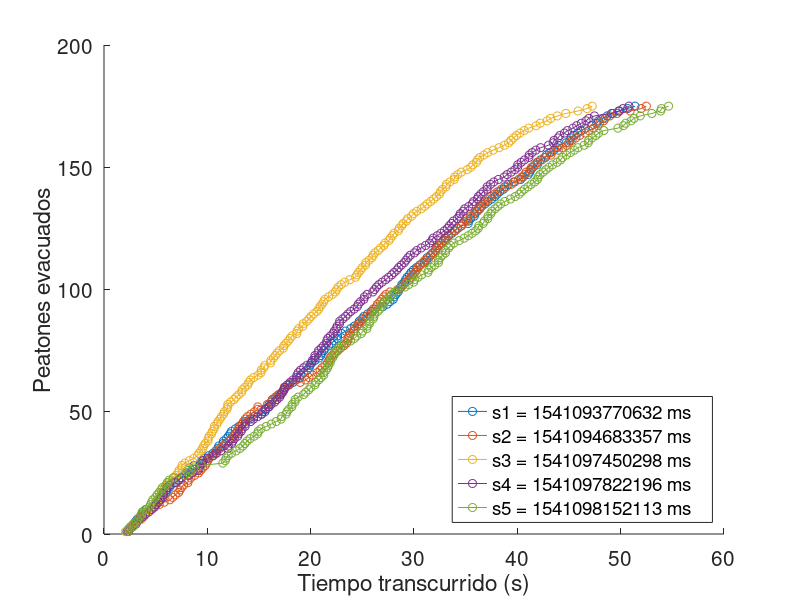
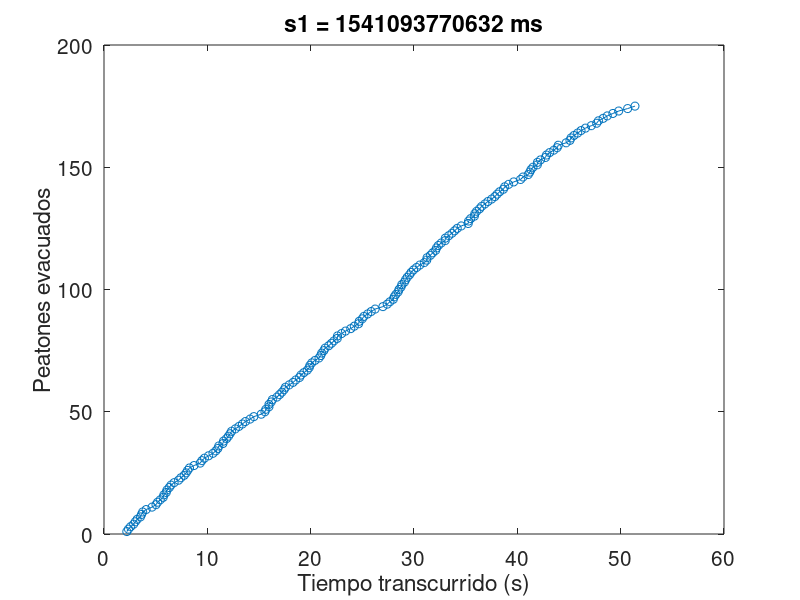
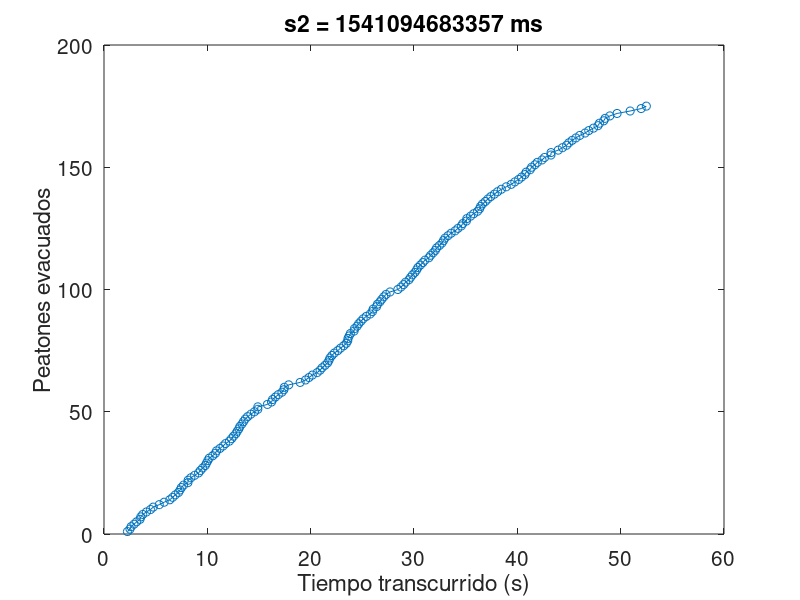
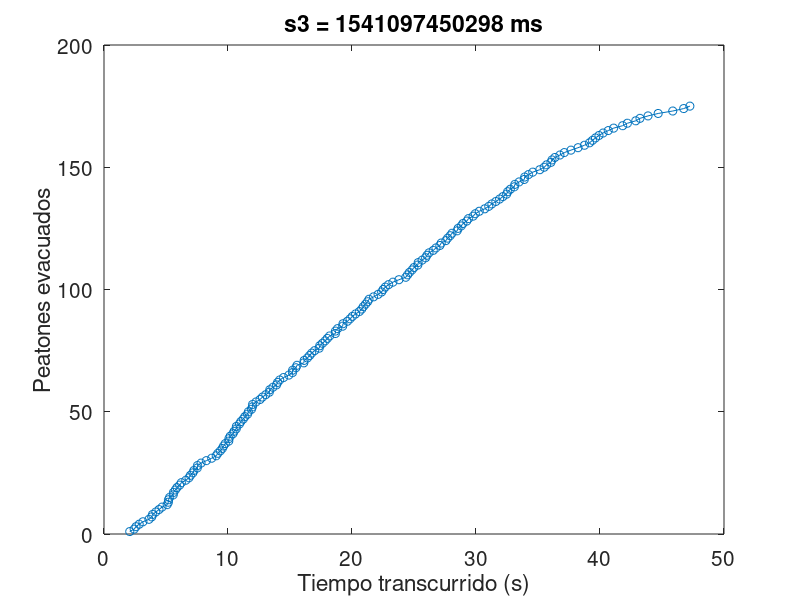

These figures' MATLAB source, in order:
N = 175;
P = 1:1:175;

f1 = fopen('v2.25-1-1541093770632/evacuationTimes.txt', 'r');
t1 = eval(fgets(f1));
fclose(f1);

f2 = fopen('v2.25-2-1541094683357/evacuationTimes.txt', 'r');
t2 = eval(fgets(f2));
fclose(f2);

f3 = fopen('v2.25-3-1541097450298/evacuationTimes.txt', 'r');
t3 = eval(fgets(f3));
fclose(f3);

f4 = fopen('v2.25-4-1541097822196/evacuationTimes.txt', 'r');
t4 = eval(fgets(f4));
fclose(f4);

f5 = fopen('v2.25-5-1541098152113/evacuationTimes.txt', 'r');
t5 = eval(fgets(f5));
fclose(f5);

## GRAFICO PUNTO A
hold on;

plot(t1, P, '-o');
plot(t2, P, '-o');
plot(t3, P, '-o');
plot(t4, P, '-o');
plot(t5, P, '-o');

xlabel('Tiempo transcurrido (s)');
ylabel('Peatones evacuados');

l = legend('s1 = 1541093770632 ms', 's2 = 1541094683357 ms', 's3 = 1541097450298 ms', 's4 = 1541097822196 ms', 's5 = 1541098152113 ms'); 
set(l, "fontsize", 15, "location", "southeast");
set(gca, "fontsize", 15);

print -dpng "pointAGraph.png";

hold off;
##

## GRAFICOS INDIVIDUALES
newplot();

plot(t1, P, '-o');
title('s1 = 1541093770632 ms');
xlabel('Tiempo transcurrido (s)');
ylabel('Peatones evacuados');
set(gca, "fontsize", 15);
print -dpng "pointAGraph1.png";

plot(t2, P, '-o');
title('s2 = 1541094683357 ms');
xlabel('Tiempo transcurrido (s)');
ylabel('Peatones evacuados');
set(gca, "fontsize", 15);
print -dpng "pointAGraph2.png";

plot(t3, P, '-o');
title('s3 = 1541097450298 ms');
xlabel('Tiempo transcurrido (s)');
ylabel('Peatones evacuados');
set(gca, "fontsize", 15);
print -dpng "pointAGraph3.png";

plot(t4, P, '-o');
title('s4 = 1541097822196 ms');
xlabel('Tiempo transcurrido (s)');
ylabel('Peatones evacuados');
set(gca, "fontsize", 15);
print -dpng "pointAGraph4.png";

plot(t5, P, '-o');
title('s5 = 1541098152113 ms');
xlabel('Tiempo transcurrido (s)');
ylabel('Peatones evacuados');
set(gca, "fontsize", 15);
print -dpng "pointAGraph5.png";


##


## GRAFICO PUNTO B
newplot();
hold on;

MEAN = [];
STD = [];

for i = 1:N
  arr = [t1(i) t2(i) t3(i) t4(i) t5(i)];
  MEAN(i) = mean(arr);
  STD(i) = std(arr);
endfor

errorbar(P, MEAN, STD, '-o');
xlabel('Peatones evacuados');
ylabel('Tiempo transcurrido (s)');
set(gca, "fontsize", 15);
print -dpng "pointBGraph.png";

hold off;
##

